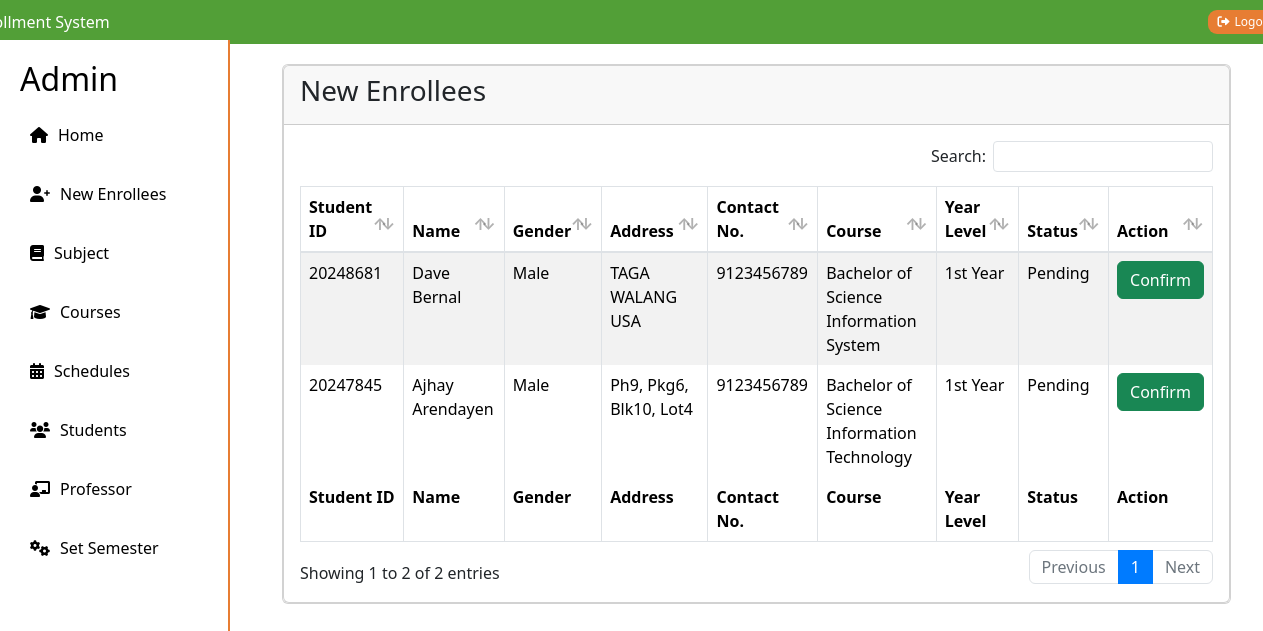
The page /admin/new-enrollees.php on the database as committed earlier.
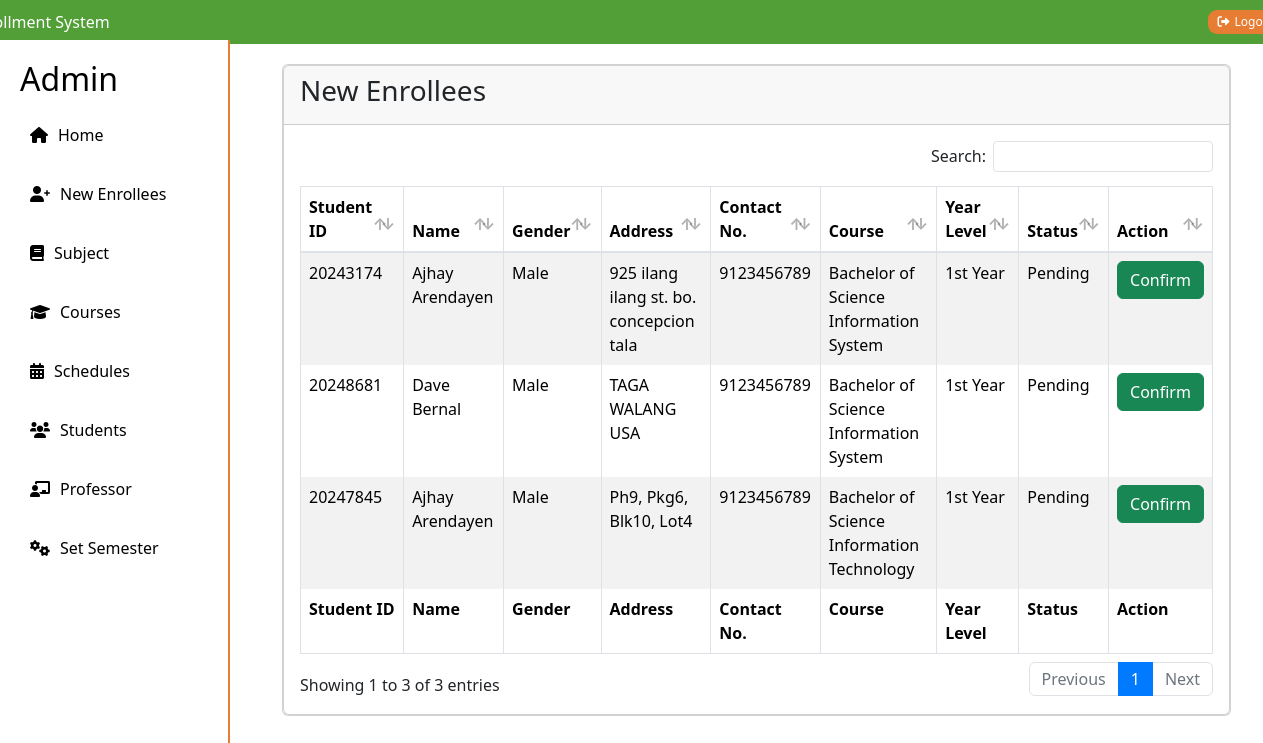
The same page on the database as committed later.
### tables this page shows
CREATE TABLE `students` (
  `id` int(11) NOT NULL,
  `student_id` int(11) NOT NULL,
  `program_id` int(11) NOT NULL,
  `year_id` int(11) NOT NULL,
  `section` varchar(255) NOT NULL,
  `firstname` varchar(255) NOT NULL,
  `middlename` varchar(255) NOT NULL,
  `lastname` varchar(255) NOT NULL,
  `birthdate` date NOT NULL,
  `gender` varchar(255) NOT NULL,
  `address` text NOT NULL,
  `birthplace` varchar(255) NOT NULL,
  `contact` bigint(20) NOT NULL,
  `documents` text NOT NULL,
  `status` varchar(255) NOT NULL,
  `registration_date` varchar(255) NOT NULL
);

CREATE TABLE `courses` (
  `id` int(11) NOT NULL,
  `program` varchar(255) NOT NULL
);

CREATE TABLE `year_level` (
  `id` int(11) NOT NULL,
  `year_level` varchar(255) NOT NULL
);

### admin/new-enrollees.php (the view, shortened to what this page needs)
<!DOCTYPE html>
<html lang="en">
<head>
</head>
<body>
    <?php include "include/sidebar.php"; ?>
    <main>
    <section class="content">
      <div class="container-fluid">
        <div class="row">
          <div class="col-12">
            <div class="card">
            <div class="card">
              <div class="card-header">
                <h3 class="card-title">New Enrollees</h3>
              </div>
              <div class="card-body">
                <table id="example1" class="table table-bordered table-striped">
                  <thead>
                  <tr>
                            <th>Student ID</th>
                            <th>Name</th>
                            <th>Gender</th>
                            <th>Address</th>
                            <th>Contact No.</th>
                            <th>Course</th>
                            <th>Year Level</th>
                            <th>Status</th>
                            <th>Action</th>
                  </tr>
                  </thead>
                  <tbody>
                        <?php
                        $sql = "CALL SelectAllStudents()";
                        $result = $conn->query($sql);
                        if ($result && $result->num_rows > 0) {
                            while ($details = $result->fetch_assoc()) {
                                ?>
                                <tr>
                                <td><?php echo $details['student_id']; ?></td>
                                <td><?php echo $details['firstname']; ?> <?php echo $details['lastname']; ?></td>
                                <td><?php echo $details['gender']; ?></td>
                                <td><?php echo $details['address']; ?></td>
                                <td><?php echo $details['contact']; ?></td>
                                <td><?php echo $details['program']; ?></td>
                                <td><?php echo $details['year_level']; ?></td>
                                <td><?php echo $details['status']; ?></td>
                                <td>
                                    <button type="button" class="btn btn-success" data-bs-toggle="modal" data-bs-target="#MODAL_ID_<?php $details['id']; ?>">
                                        Confirm
                                    </button>
                                </td>
                                </tr>
                                <?php
                            }
                        } else {
                            echo "<tr><td colspan='10'>No records found</td></tr>";
                        }
                        ?>
                    </tbody>
                  <tfoot>
                    <tr>
                            <th>Student ID</th>
                            <th>Name</th>
                            <th>Gender</th>
                            <th>Address</th>
                            <th>Contact No.</th>
                            <th>Course</th>
                            <th>Year Level</th>
                            <th>Status</th>
                            <th>Action</th>
                    </tr>
                  </tfoot>
                </table>
              </div>
            </div>
          </div>
        </div>
      </div>
    </section>
    </main>
</body>
</html>

Rows that differ between the two databases and show on the page:
added students: student_id "20243174", firstname "Ajhay", lastname "Arendayen", gender "Male", address "925 ilang ilang st. bo. concepcion tala", contact "9123456789", courses.program "Bachelor of Science Information System", year_level.year_level "1st Year", status "Pending"
Other text that changed with them:
text written by a page script: "Search: Showing 1 to 2 of 2 entries Previous 1 Next" → "Search: Showing 1 to 3 of 3 entries Previous 1 Next"
